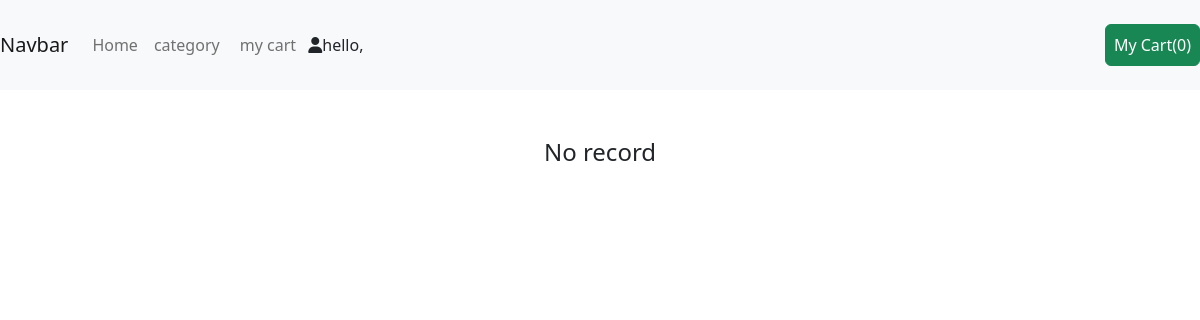
/category.php, run on an earlier commit of the app's database.
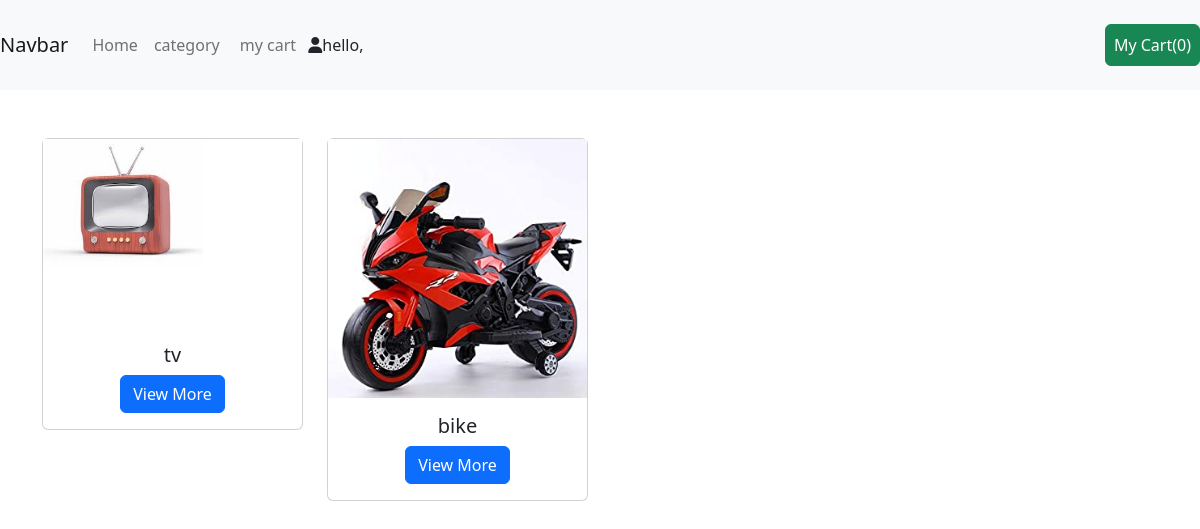
And on a later commit of the database.
### tables this page shows
CREATE TABLE `tbl_category` (
  `id` int(11) NOT NULL,
  `category_image` varchar(255) NOT NULL,
  `category_name` varchar(255) NOT NULL
);

### include/DbConfig.php (called while the page is built, shortened)
<?php
class DbConfig
{
    private $_host = 'localhost';
    private $_username = 'root';
    private $_password = '';
    private $_database = 'projects';
    protected $connection;
    public function __construct()
    {
        if (!isset($this->connection)) {
            $this->connection = new mysqli($this->_host, $this->_username, $this->_password, $this->_database);
        }
        return $this->connection;
    }
}
?>

### include/Crud.php (called while the page is built, shortened)
<?php
include_once 'DbConfig.php';
class Crud extends DbConfig
{
    public function getData($query)
    {
        $result = $this->connection->query($query);
        $rows = array();
        while ($row = $result->fetch_assoc()) {
            $rows[] = $row;
        }
        return $rows;
    }
}
?>

### category.php (the view, shortened to what this page needs)
<?php require "header.php";
include_once 'include/DbConfig.php';
?>
	<html>
<body style="background-color:white;">
<nav class="navbar navbar-expand-lg navbar-light bg-light">
  <a class="navbar-brand" href="product.php">Navbar</a>
  <div class="collapse navbar-collapse" id="navbarSupportedContent">
    <ul class="navbar-nav mr-auto">
      <li class="nav-item active">
        <a class="nav-link" href="user-login.php">Home</a>
      </li>
    </ul>
	<ul class="navbar-nav mr-auto">
      <li class="nav-item active">
        <a class="nav-link" href="category.php">category</a>
      </li>
    </ul>&nbsp;
	<ul class="navbar-nav mr-auto">
      <li class="nav-item active">
        <a class="nav-link" class="btn btn-success" href="mycart.php">my cart</a>
      </li>
    </ul>&nbsp;
		<i class="nav-icon fa fa-user"></i>hello,
	</div>
  <ul class='navbar-nav mr-4' >
	<li class='nav-item active'>
		<?php
		$count=0;
		?>
	  <a class='nav-link btn btn-success text-white my-3 ' href='mycart.php'>My Cart(<?php echo $count; ?>)</a>
	</li>
  </ul>
</nav>
<div class="container mt-5">
	<div class="row">
                        <?php
				    	$where = '   ';
						?>
                                <?php
								$sql = "SELECT COUNT(*) as count  FROM " . TABLE_PREFIX . "category where 1=1 $where order by id desc";
								$r = $crud->getData($sql);
								$totalrecord = $numopen = $numrows = $r[0]['count'];
								$rowsperpage = PAGINATION;
								$totalpages = ceil($numrows / $rowsperpage);
								if (isset($_GET['currentpage']) && is_numeric($_GET['currentpage'])) {
									$currentpage = (int) $_GET['currentpage'];
								} else {
									$currentpage = 1;
								}
								if ($currentpage > $totalpages) {
									$currentpage = $totalpages;
								}
								if ($currentpage < 1) {
									$currentpage = 1;
								}
								$offset = ($currentpage - 1) * $rowsperpage;
								$sql = "SELECT * FROM " . TABLE_PREFIX . "category where 1=1 $where order by id desc LIMIT " . $offset . ", " . $rowsperpage . "";
								$result = $crud->getData($sql);
								foreach ($result as $obj) {
								?>
                                      <div class ="col-lg-3">
										<form action="" method = "post">
										<div class ="card">
										<img src=<?php echo $obj['category_image']?> class="">
										<div class = "card-body text-center">
											<h5 class ="card-title"><?php echo $obj['category_name'];  ?></h5>
											<a href="product.php?id=<?php echo $obj[id]; ?>" class="btn btn-primary">View More</a>
										</div>
										</div>
										</form>
									</div>
                                <?php }
								?>
                                <?php
								if ($totalrecord <= 0) {
									echo "<tr><td colspan='9'><h4  class='text-center'>No record</h4></td></tr>";
								}
								?>
                        </div>
</div>
    <?php
	require("admin-footer.php");
	?>

What changed in the data, as far as the page shows it:
added tbl_category: category_image (picture), category_name "tv"
added tbl_category: category_image (picture), category_name "bike"
Also different on the page:
text no longer shown: "No record"
